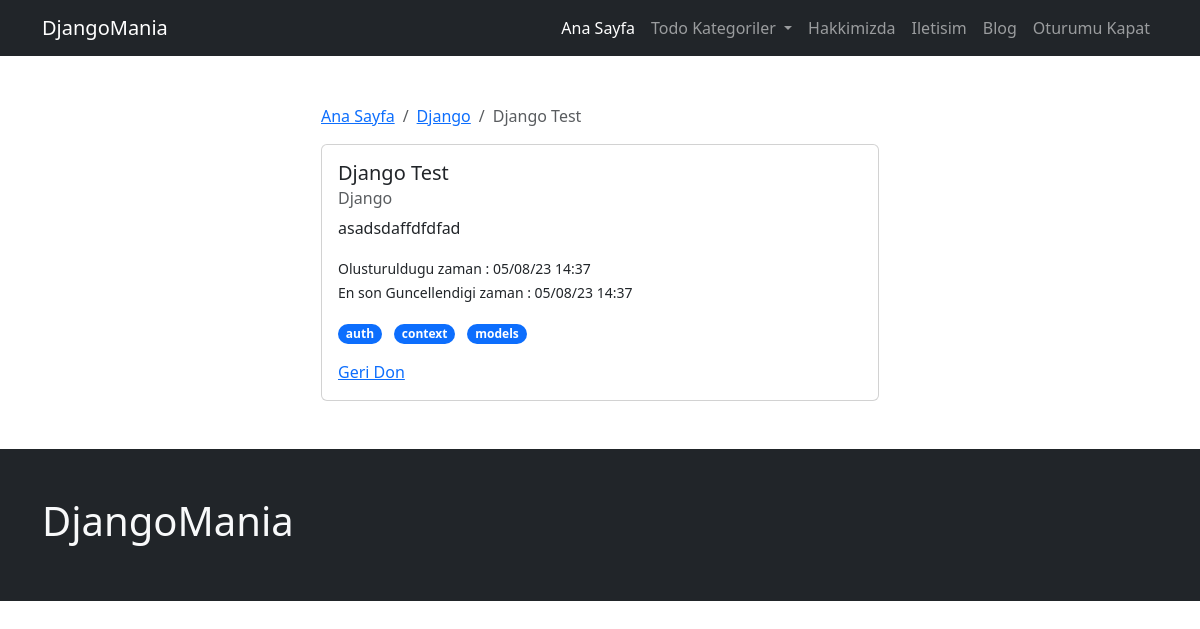
Page /todo/category/django/todo/1/ (signed in) on the committed database.
### page/models.py (models this page shows, shortened)
class  Page(models.Model):
    user = models.ForeignKey(User, on_delete=models.CASCADE)
    title = models.CharField(max_length=200)
    slug = AutoSlugField(populate_from='title', unique=True, )
    cover_image = models.ImageField(upload_to="page")
    content = tinymce_models.HTMLField(blank=True, null=True)
    is_active = models.BooleanField(default=False)
    created_at = models.DateTimeField(auto_now_add=True)
    updated_at = models.DateTimeField(auto_now=True)
    def get_absolute_url(self):
        return reverse(
            'page:page_view',
            kwargs= {
                "page_slug": self.slug,
            }
        )

### todo/models.py (models this page shows, shortened)
class  Todo(models.Model):
    user = models.ForeignKey(User, on_delete=models.CASCADE)
    tag = models.ManyToManyField(TodoTag)
    category = models.ForeignKey(TodoCategory, on_delete=models.SET_NULL, null=True)
    title = models.CharField(max_length=200)
    content = models.TextField(blank=True, null=True)
    is_active = models.BooleanField(default=False)
    created_at = models.DateTimeField(auto_now_add=True)
    updated_at = models.DateTimeField(auto_now=True)

class TodoCategory(models.Model):
    title = models.CharField(max_length=200)
    slug = AutoSlugField(populate_from='title', unique=True, )
    is_active = models.BooleanField(default=False)
    created_at = models.DateTimeField(auto_now_add=True)
    updated_at = models.DateTimeField(auto_now=True)
    def __str__(self):
        return self.title
    def get_absolute_url(self):
        return reverse(
            'todo:category_view',
            kwargs= {
                "category_slug": self.slug,
            }
        )

class TodoTag(models.Model):
    title = models.CharField(max_length=200)
    slug = AutoSlugField(populate_from='title', unique=True, )
    is_active = models.BooleanField(default=False)
    created_at = models.DateTimeField(auto_now_add=True)
    updated_at = models.DateTimeField(auto_now=True)
    def __str__(self):
        return self.title
    def get_absolute_url(self):
        return reverse(
            'todo:tag_view',
            kwargs= {
                "tag_slug": self.slug,
            }
        )

### todo/views.py (the view)
# urls.py: path('category/<slug:category_slug>/todo/<int:id>/', todo_detail_view, name='todo_detail_view'),
@login_required(login_url = '/admin/login/')
def todo_detail_view (request, category_slug, id):
    todo = get_object_or_404(Todo, category__slug=category_slug, pk=id, user=request.user)
    context = dict(
        todo=todo,
    )
    return render (request, 'todo/todo_detail.html', context)

### config/global_context_processors.py (called while the page is built)
def global_todo_categories_context(request):
    return dict(
        global_todo_categories=TodoCategory.objects.filter(is_active=True)
    )

def global_page_context(request):
    return dict(
        global_pages=Page.objects.filter(is_active=True)
    )

### todo/templates/todo/todo_detail.html
{% extends 'core/base.html' %}
{% block container %}
<div class="col-sm-6 offset-sm-3">
    <nav aria-label="breadcrumb">
        <ol class="breadcrumb">
          <li class="breadcrumb-item"><a href="/">Ana Sayfa</a></li>
          <li class="breadcrumb-item"><a href="{{ todo.category.get_absolute_url }}">{{ todo.category.title}}</a></li>
          <li class="breadcrumb-item active" aria-current="page">{{ todo.title}}</li>
        </ol>
      </nav>
    <div class="card">
        <div class="card-body">
        <h5 class="card-title">{{ todo.title }}</h5>
        <h6 class="card-subtitle mb-2 text-muted">{{ todo.category }}</h6>
        <p class="card-text"> {{ todo.content }} </p>
        <ul class="list-unstyled fs-6">
            <li><small>Olusturuldugu zaman : {{ todo.created_at |date:"d/m/y H:s" }}</small> </li>
            <li><small>En son Guncellendigi zaman : {{ todo.updated_at|date:"d/m/y H:s" }}</small></li>
        </ul>
          <ul class="list-inline">
            {% for tag in todo.tag.all %}
            <li class="list-inline-item">
              <a href="{{ tag.get_absolute_url }}" class="">
                <span class="badge rounded-pill text-bg-primary">{{ tag }}</span>
              </a>
            </li>
            {% endfor %}
          </ul>
        <a href="/" class="card-link">Geri Don</a>
      </div>
    </div>
</div>
{% endblock container %}

### templates/core/navbar.html (shortened to what this page needs)
<nav class="navbar navbar-expand-lg bg-dark navbar-dark">
    <div class="container">
      <a class="navbar-brand" href="/">DjangoMania</a>
      <div class="collapse navbar-collapse" id="navbarNavAltMarkup">
        <ul class="navbar-nav ms-auto">
          <li class="nav-item">
            <a class="nav-link active" aria-current="page" href="/">Ana Sayfa</a>
          </li>
            <li class="nav-item dropdown">
              <a class="nav-link dropdown-toggle" href="#" role="button" data-bs-toggle="dropdown" aria-expanded="false">
                Todo Kategoriler
              </a>
            </li>
            {% for page in global_pages %}
            <li class="nav-item">
              <a class="nav-link" aria-current="page" href="{{ page.get_absolute_url }}">{{ page.title}}</a>
            </li>
            {% endfor %}
            <li class="nav-item">
              <a class="nav-link" aria-current="page" href="{% url 'blog:all_post_view' %}">Blog</a>
            </li>
            {% if request.user.is_authenticated %}
              <li class="nav-item">
                <a class="nav-link" aria-current="page" href="{% url 'logout_view' %}">Oturumu Kapat</a>
              </li>
            {% endif %}
          </ul>
        </div>
      </div>
  </nav>

### rows in the picture
Page: title "Hakkimizda"
Page: title "Iletisim"
Todo: category "Django", title "Django Test", content "asadsdaffdfdfad", created_at "05/08/23 14:37", updated_at "05/08/23 14:37"
TodoTag: title "auth"
TodoTag: title "context"
TodoTag: title "models"
